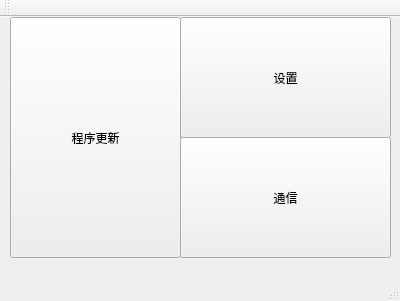
<?xml version="1.0" encoding="UTF-8"?>
<ui version="4.0">
 <class>MainWindow</class>
 <widget class="QMainWindow" name="MainWindow">
  <property name="geometry">
   <rect>
    <x>0</x>
    <y>0</y>
    <width>400</width>
    <height>301</height>
   </rect>
  </property>
  <property name="windowTitle">
   <string>USB-CAN</string>
  </property>
  <widget class="QWidget" name="centralWidget">
   <widget class="QPushButton" name="pushButton_update">
    <property name="geometry">
     <rect>
      <x>10</x>
      <y>0</y>
      <width>171</width>
      <height>241</height>
     </rect>
    </property>
    <property name="text">
     <string>程序更新</string>
    </property>
   </widget>
   <widget class="QPushButton" name="pushButton_setting">
    <property name="geometry">
     <rect>
      <x>180</x>
      <y>0</y>
      <width>211</width>
      <height>121</height>
     </rect>
    </property>
    <property name="text">
     <string>设置</string>
    </property>
   </widget>
   <widget class="QPushButton" name="pushButton_com">
    <property name="geometry">
     <rect>
      <x>180</x>
      <y>120</y>
      <width>211</width>
      <height>121</height>
     </rect>
    </property>
    <property name="text">
     <string>通信</string>
    </property>
   </widget>
  </widget>
  <widget class="QMenuBar" name="menuBar">
   <property name="geometry">
    <rect>
     <x>0</x>
     <y>0</y>
     <width>400</width>
     <height>23</height>
    </rect>
   </property>
  </widget>
  <widget class="QToolBar" name="mainToolBar">
   <attribute name="toolBarArea">
    <enum>TopToolBarArea</enum>
   </attribute>
   <attribute name="toolBarBreak">
    <bool>false</bool>
   </attribute>
  </widget>
  <widget class="QStatusBar" name="statusBar"/>
 </widget>
 <layoutdefault spacing="6" margin="11"/>
 <resources/>
 <connections/>
</ui>
